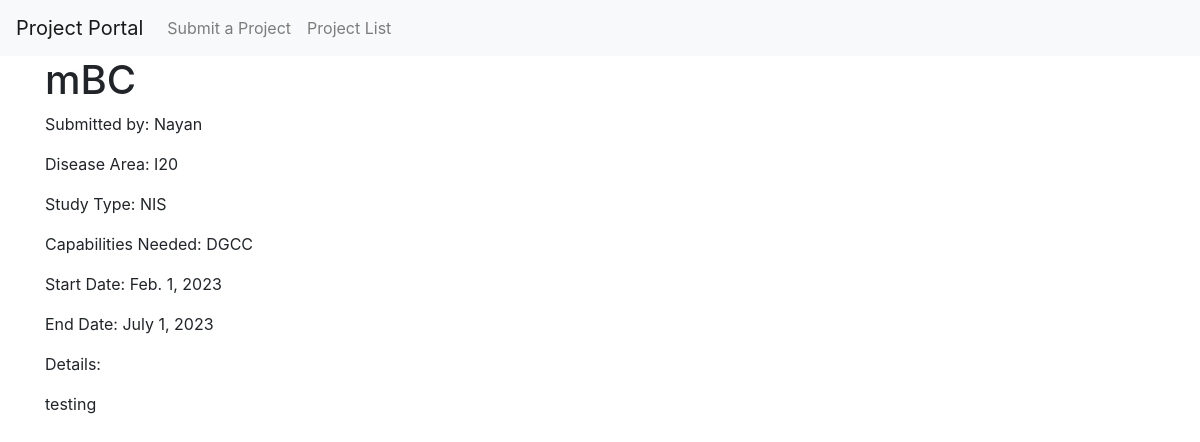
The app's page /project_portal/project/4/ with its own data.
### project_portal/models.py (models this page shows)
class Project(models.Model):
    title = models.CharField(max_length=100)
    details = models.TextField()
    start_date = models.DateField()
    end_date = models.DateField()
    capabilities_needed = models.CharField(max_length=100)
    disease_area = models.CharField(max_length=100)
    study_type = models.CharField(max_length=100)
    submitted_by = models.CharField(max_length=100)

### project_portal/views.py (the view)
# urls.py: path('project/<int:project_id>/', views.project_detail_view, name='project_detail'),
def project_detail_view(request, project_id):
    project = get_object_or_404(Project, id=project_id)
    context = {'project': project}
    return render(request, 'project_detail.html', context)

### project_portal/templates/project_detail.html
{% extends 'base.html' %}
{% block content %}
  <h1>{{ project.title }}</h1>
  <p>Submitted by: {{ project.submitted_by }}</p>
  <p>Disease Area: {{ project.disease_area }}</p>
  <p>Study Type: {{ project.study_type }}</p>
  <p>Capabilities Needed: {{ project.capabilities_needed }}</p>
  <p>Start Date: {{ project.start_date }}</p>
  <p>End Date: {{ project.end_date }}</p>
  <p>Details:</p>
  <p>{{ project.details }}</p>
{% endblock %}

### records on screen
Project: title "mBC", submitted_by "Nayan", disease_area "I20", study_type "NIS", capabilities_needed "DGCC", start_date "Feb. 1, 2023", end_date "July 1, 2023", details "testing"
